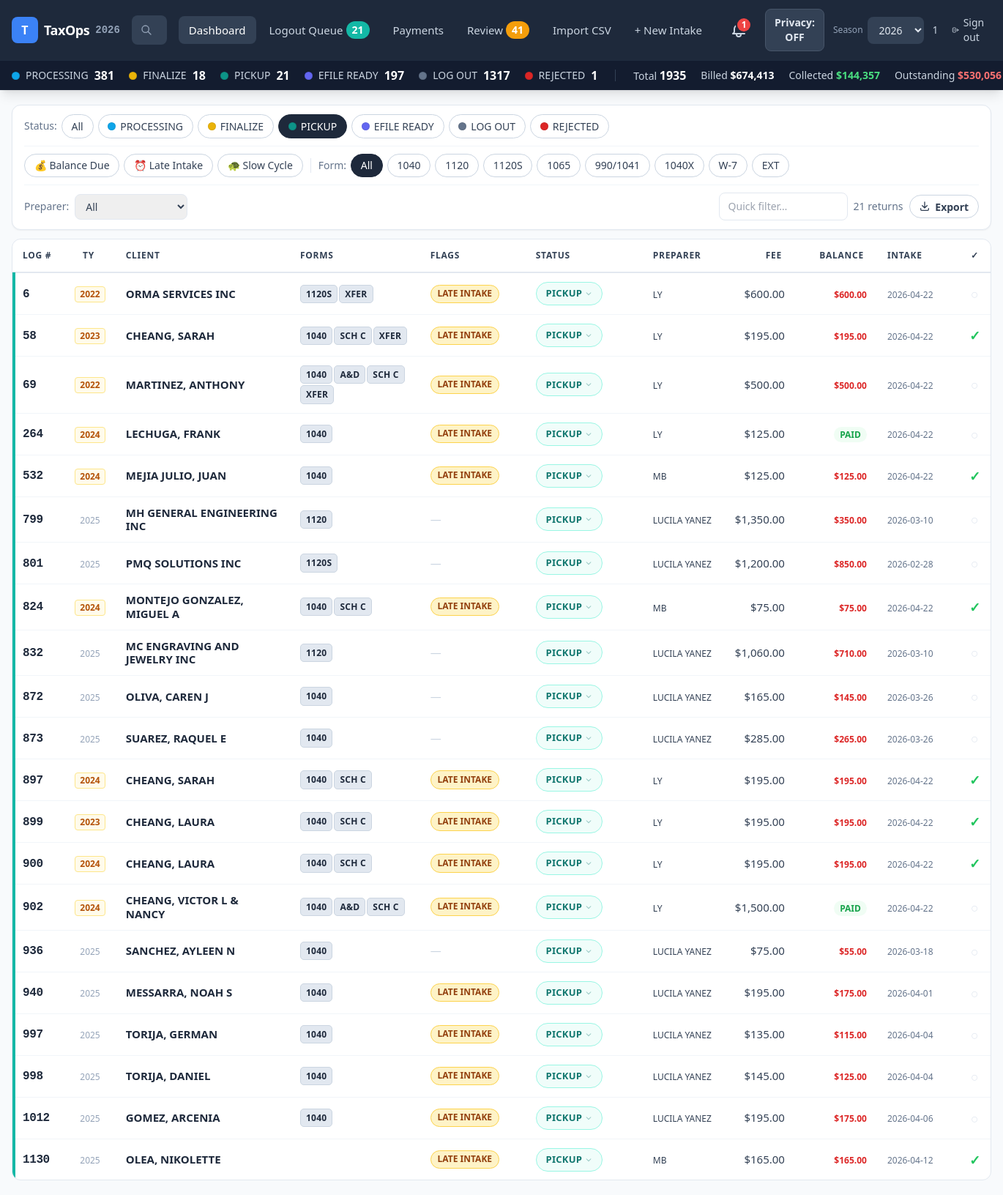
Page /?status=PICKUP&year=2026 (signed in) on the committed database.
### tables this page shows
CREATE TABLE return_forms (
          id INTEGER PRIMARY KEY,
          return_id INTEGER NOT NULL,
          form_1040 INTEGER,
          sched_a_d INTEGER,
          sched_c INTEGER,
          sched_e INTEGER,
          form_1120 INTEGER,
          form_1120s INTEGER,
          form_1065_llc INTEGER,
          corp_officer INTEGER,
          business_owner INTEGER,
          form_990_1041 INTEGER,
          FOREIGN KEY (return_id) REFERENCES returns(id)
        );

CREATE TABLE returns (
          id INTEGER PRIMARY KEY,
          client_id INTEGER NOT NULL,
          log_number TEXT,
          tax_year INTEGER,
          processor TEXT,
          verified INTEGER,
          client_status TEXT,
          intake_date TEXT,
          transfer_2025_flag INTEGER,
          transfer_2026_flag INTEGER,
          email_marker TEXT,
          date_emailed TEXT,
          pickup_date TEXT,
          logout_date TEXT,
          updated_date TEXT,
          is_amended INTEGER,
          has_w7 INTEGER,
          is_extension INTEGER,
          transfer_flag INTEGER,
          created_at TEXT,
          updated_at TEXT, efile_date TEXT, ack_date TEXT, drake_status_raw TEXT, filing_status TEXT, interview_by TEXT, promise_date TEXT, delivered_by TEXT, date_signatures_emailed TEXT, date_reports_emailed TEXT, overtime_flag INTEGER DEFAULT 0, insurance_type TEXT, digital_assets INTEGER DEFAULT 0, bank_name TEXT, bank_routing TEXT, bank_account TEXT, bank_account_type TEXT, notes_intake TEXT, estimate_irs REAL, estimate_state REAL, final_irs REAL, final_state REAL, missing_docs_risk INTEGER DEFAULT 0, late_filer_risk INTEGER DEFAULT 0,
          FOREIGN KEY (client_id) REFERENCES clients(id)
        );

CREATE TABLE clients (
          id INTEGER PRIMARY KEY,
          last_name TEXT,
          first_name TEXT,
          display_name TEXT,
          referral_flag INTEGER,
          referred_by TEXT,
          created_at TEXT,
          updated_at TEXT
        , ssn_last4 TEXT, spouse_last_name TEXT, spouse_first_name TEXT, taxpayer_dob TEXT, spouse_dob TEXT, taxpayer_occupation TEXT, spouse_occupation TEXT, taxpayer_phone TEXT, taxpayer_cell TEXT, taxpayer_work_phone TEXT, spouse_cell TEXT, spouse_work_phone TEXT, taxpayer_email TEXT, spouse_email TEXT, address TEXT, is_new_client INTEGER DEFAULT 0, prior_year_log TEXT);

CREATE TABLE payments (
          id INTEGER PRIMARY KEY,
          return_id INTEGER NOT NULL,
          total_fee REAL,
          receipt_number TEXT,
          fee_paid REAL,
          cc_fee REAL,
          zelle_or_check_ref TEXT,
          cash_or_qpay_ref TEXT, refund_amount REAL, bank_deposit REAL, accounting_fee REAL, w7_fee REAL, form_1099_fee REAL, license_fee REAL, reprocess_fee REAL, discount_amount REAL, special_discount REAL, down_payment REAL, receipt2_number TEXT,
          FOREIGN KEY (return_id) REFERENCES returns(id)
        );

### app.py (the view)
@app.route("/")
@login_required
def dashboard():
    year = int(request.args.get("year", date.today().year))
    filters = {
        "year":        year,
        "status":      request.args.getlist("status") or None,
        "processor":   request.args.get("processor"),
        "balance_due": request.args.get("balance_due"),
        "late_intake": request.args.get("late_intake"),
        "slow_cycle":  request.args.get("slow_cycle"),
        "form":        request.args.get("form"),
        "q":           request.args.get("q"),
    }
    returns = query_returns(filters)
    ctx = base_ctx(year)
    ctx.update({"active_page": "dashboard", "returns": returns, "filters": filters})
    return render_template("dashboard.html", **ctx)

### templates/dashboard.html (shortened to what this page needs)
{% extends "base.html" %}
{% block main_class %}overflow-hidden flex flex-col{% endblock %}
{% block content_class %}flex flex-col flex-1 min-h-0 h-full py-3{% endblock %}
{% block content %}
<div class="flex flex-col gap-3 h-full min-h-0">
  <div id="filter-bar"
       class="bg-white rounded-xl border border-slate-200 px-4 py-3 space-y-2.5 shadow-sm flex-shrink-0">
    {% set active_form = filters.form or '' %}
    {% set base = '/?year=' ~ current_year %}
    {% if filters.status %} {% set base = base ~ '&status=' ~ filters.status[0] %} {% endif %}
    {% if filters.processor %} {% set base = base ~ '&processor=' ~ filters.processor %} {% endif %}
    {% if filters.balance_due %} {% set base = base ~ '&balance_due=1' %} {% endif %}
    {% if filters.late_intake %} {% set base = base ~ '&late_intake=1' %} {% endif %}
    {% if filters.slow_cycle %} {% set base = base ~ '&slow_cycle=1' %} {% endif %}
    <div class="flex items-center gap-1.5 flex-nowrap overflow-x-auto">
      <span class="text-sm font-medium text-slate-500 shrink-0">Status:</span>
      <a href="/?year={{ current_year }}{% if active_form %}&form={{ active_form }}{% endif %}"
         class="pill shrink-0 {% if not filters.status %}pill-active{% else %}pill-inactive{% endif %}">All</a>
      {% for s in status_flow %}
      <a href="/?status={{ s }}&year={{ current_year }}{% if active_form %}&form={{ active_form }}{% endif %}"
         class="pill shrink-0 flex items-center gap-1.5 {% if filters.status and s in filters.status %}pill-active{% else %}pill-inactive{% endif %}">
        <span class="status-dot {{ status_dot.get(s,'dot-slate') }}"></span>{{ s }}
      </a>
      {% endfor %}
    </div>
    <div class="flex items-center gap-1.5 flex-nowrap overflow-x-auto border-t border-slate-100 pt-2.5">
      <button onclick="applyFilter('balance_due', '{{ '' if filters.balance_due else '1' }}')"
              class="pill shrink-0 {% if filters.balance_due %}bg-red-600 text-white border-red-600{% else %}pill-inactive{% endif %}">
        💰 Balance Due
      </button>
      <button onclick="applyFilter('late_intake', '{{ '' if filters.late_intake else '1' }}')"
              class="pill shrink-0 {% if filters.late_intake %}bg-amber-500 text-white border-amber-500{% else %}pill-inactive{% endif %}">
        ⏰ Late Intake
      </button>
      <button onclick="applyFilter('slow_cycle', '{{ '' if filters.slow_cycle else '1' }}')"
              class="pill shrink-0 {% if filters.slow_cycle %}bg-rose-600 text-white border-rose-600{% else %}pill-inactive{% endif %}">
        🐢 Slow Cycle
      </button>
      <span class="text-sm font-medium text-slate-500 shrink-0">Form:</span>
      <a href="{{ base }}" class="pill shrink-0 {% if not active_form %}pill-active{% else %}pill-inactive{% endif %}">All</a>
      {% for col, label in [
        ('form_1040','1040'),('form_1120','1120'),('form_1120s','1120S'),
        ('form_1065_llc','1065'),('form_990_1041','990/1041'),
        ('is_amended','1040X'),('has_w7','W-7'),('is_extension','EXT')
      ] %}
      <a href="{{ base }}&form={{ col }}"
         class="pill shrink-0 {% if active_form == col %}pill-active{% else %}pill-inactive{% endif %}">
        {{ label }}
      </a>
      {% endfor %}
    </div>
    <div class="flex items-center gap-2 flex-nowrap border-t border-slate-100 pt-2.5">
      <span class="text-sm font-medium text-slate-500 shrink-0">Preparer:</span>
      <select onchange="applyFilter('processor', this.value)"
              class="text-sm border border-slate-200 rounded-lg px-2.5 py-1.5 text-slate-700 focus:outline-none focus:ring-2 focus:ring-blue-400 shrink-0">
        <option value="">All</option>
      </select>
      <div class="ml-auto flex items-center gap-2 shrink-0">
        <input id="table-filter" type="text" placeholder="Quick filter…"
               class="text-sm border border-slate-200 rounded-lg px-3 py-2 focus:outline-none focus:ring-2 focus:ring-blue-400 w-44">
        <span class="text-sm text-slate-500 whitespace-nowrap">
          <span id="row-count">{{ returns | length }}</span> returns
        </span>
        <a id="export-btn"
           href="/export?{{ request.query_string.decode() }}"
           class="flex items-center gap-1.5 pill pill-inactive font-semibold whitespace-nowrap"
           title="Export to Excel">
          <svg class="w-4 h-4" fill="none" stroke="currentColor" stroke-width="2" viewBox="0 0 24 24">
            <path stroke-linecap="round" stroke-linejoin="round"
                  d="M4 16v2a2 2 0 002 2h12a2 2 0 002-2v-2M7 10l5 5 5-5M12 15V3"/>
          </svg>
          Export
        </a>
      </div>
    </div>
  </div>
  <div class="rounded-xl border border-slate-200 flex-1 min-h-0 overflow-y-auto bg-white outline-none" tabindex="-1">
    <table class="data-table w-full text-sm">
      <thead class="sticky top-0 z-10">
        <tr>
          <th class="th w-16 rounded-tl-xl sortable" data-col="log" data-type="num">Log # <span class="sort-arrow"></span></th>
          <th class="th w-16 text-center sortable" data-col="taxyear" data-type="num">TY <span class="sort-arrow"></span></th>
          <th class="th sortable" data-col="name" data-type="str">Client <span class="sort-arrow"></span></th>
          <th class="th">Forms</th>
          <th class="th w-36">Flags</th>
          <th class="th w-40 sortable" data-col="status" data-type="status">Status <span class="sort-arrow"></span></th>
          <th class="th w-28 sortable" data-col="preparer" data-type="str">Preparer <span class="sort-arrow"></span></th>
          <th class="th text-right w-24 sortable" data-col="fee" data-type="num">Fee <span class="sort-arrow"></span></th>
          <th class="th text-right w-28 sortable" data-col="balance" data-type="num">Balance <span class="sort-arrow"></span></th>
          <th class="th w-28 sortable" data-col="intake" data-type="str">Intake <span class="sort-arrow"></span></th>
          <th class="th text-center w-10 rounded-tr-xl">✓</th>
        </tr>
      </thead>
      <tbody class="divide-y divide-slate-100">
        {% for r in returns %}
        <tr class="status-row status-{{ (r.client_status or '') | replace(' ','-') }} group cursor-pointer"
            data-search="{{ r.log_number }} {{ r.last_name }} {{ r.first_name }} {{ r.display_name or '' }}"
            data-log="{{ r.log_number or '' }}"
            data-taxyear="{{ r.tax_year or '' }}"
            data-name="{{ r.last_name }},{{ r.first_name or '' }}"
            data-status="{{ r.client_status or '' }}"
            data-preparer="{{ r.processor or '' }}"
            data-fee="{{ r.total_fee or 0 }}"
            data-balance="{{ r.balance or 0 }}"
            data-intake="{{ r.intake_date or '' }}"
            onclick="if(!event.target.closest('.status-dropdown,.editable')) window.location='/return/{{ r.id }}'">
          <td class="td">
            <span class="font-mono font-black text-slate-800 text-base tracking-tight">{{ r.log_number or '—' }}</span>
          </td>
          <td class="td text-center">
            {% if r.tax_year and r.tax_year != current_year - 1 %}
            <span class="inline-block px-1.5 py-0.5 rounded text-xs font-bold bg-amber-50 text-amber-700 border border-amber-200">{{ r.tax_year }}</span>
            {% else %}
            <span class="text-xs text-slate-400">{{ r.tax_year or '—' }}</span>
            {% endif %}
          </td>
          <td class="td">
            <div class="font-semibold text-slate-800 leading-tight">
              {{ r.last_name }}{% if r.first_name %}, {{ r.first_name }}{% endif %}
            </div>
          </td>
          <td class="td">
            <div class="flex flex-wrap gap-0.5">
              {% for badge in r.forms %}
              <span class="form-badge">{{ badge }}</span>
              {% endfor %}
            </div>
          </td>
          <td class="td">
            {% if r.risk_flags %}
            <div class="flex flex-wrap gap-1">
              {% for flag in r.risk_flags %}
              <span class="risk-badge {% if flag == 'LATE INTAKE' %}risk-late{% else %}risk-slow{% endif %}">
                {{ flag }}
              </span>
              {% endfor %}
            </div>
            {% else %}
            <span class="text-slate-300">—</span>
            {% endif %}
          </td>
          <td class="td">
            <div class="status-dropdown relative inline-block">
              <button onclick="toggleStatusMenu(this)"
                      class="status-badge {{ r.badge_class }} flex items-center gap-1">
                {{ r.client_status or 'NO STATUS' }}
                <svg class="w-2.5 h-2.5 opacity-40 shrink-0" fill="none" stroke="currentColor" viewBox="0 0 24 24">
                  <path stroke-linecap="round" stroke-linejoin="round" stroke-width="2.5" d="M19 9l-7 7-7-7"/>
                </svg>
              </button>
            </div>
          </td>
          <td class="td">
            <span class="editable text-slate-700 text-xs"
                  data-return-id="{{ r.id }}" data-field="processor"
                  data-value="{{ r.processor or '' }}" data-placeholder="Preparer">
              {{ r.processor or '—' }}
            </span>
          </td>
          <td class="td text-right">
            {% if r.total_fee %}
            <span class="text-slate-700 tabular-nums">${{ "{:,.2f}".format(r.total_fee) }}</span>
            {% else %}
            <span class="text-slate-300">—</span>
            {% endif %}
          </td>
          <td class="td text-right">
            {% if r.total_fee %}
              {% if r.paid_in_full %}
              <span class="text-xs font-semibold text-green-600 bg-green-50 px-2 py-0.5 rounded-full">PAID</span>
              {% elif r.balance %}
              <span class="text-xs font-bold text-red-600 tabular-nums">${{ "{:,.2f}".format(r.balance) }}</span>
              {% endif %}
            {% else %}
            <span class="text-slate-300">—</span>
            {% endif %}
          </td>
          <td class="td">
            <span class="text-xs text-slate-500 tabular-nums">{{ r.intake_date or '—' }}</span>
          </td>
          <td class="td text-center">
            <span class="editable cursor-pointer select-none"
                  data-return-id="{{ r.id }}" data-field="verified"
                  data-type="bool" data-value="{{ '1' if r.verified else '0' }}">
              {% if r.verified %}
              <span class="text-green-500 font-bold text-lg">✓</span>
              {% else %}
              <span class="text-slate-200 text-lg">○</span>
              {% endif %}
            </span>
          </td>
        </tr>
        {% endfor %}
      </tbody>
    </table>
  </div>
</div>
{% endblock %}

### rows in the picture
return_forms: log_number "6", tax_year "2022", last_name "ORMA SERVICES INC", forms "1120S" "XFER", risk_flags "LATE INTAKE", client_status "PICKUP", processor "LY", balance "600.00", intake_date "2026-04-22", {{ '1' if r.verified else '0' }} 0 (drawn)
payments: total_fee "600.00"
return_forms: log_number "58", tax_year "2023", last_name "CHEANG", first_name "SARAH", forms "1040" "SCH C" "XFER", risk_flags "LATE INTAKE", client_status "PICKUP", processor "LY", balance "195.00", intake_date "2026-04-22", {{ '1' if r.verified else '0' }} 1 (drawn)
payments: total_fee "195.00"
return_forms: log_number "69", tax_year "2022", last_name "MARTINEZ", first_name "ANTHONY", forms "1040" "A&D" "SCH C" "XFER", risk_flags "LATE INTAKE", client_status "PICKUP", processor "LY", balance "500.00", intake_date "2026-04-22", {{ '1' if r.verified else '0' }} 0 (drawn)
payments: total_fee "500.00"
return_forms: log_number "264", tax_year "2024", last_name "LECHUGA", first_name "FRANK", forms "1040", risk_flags "LATE INTAKE", client_status "PICKUP", processor "LY", shows "PAID", intake_date "2026-04-22", {{ '1' if r.verified else '0' }} 0 (drawn)
payments: total_fee "125.00"
return_forms: log_number "532", tax_year "2024", last_name "MEJIA JULIO", first_name "JUAN", forms "1040", risk_flags "LATE INTAKE", client_status "PICKUP", processor "MB", balance "125.00", intake_date "2026-04-22", {{ '1' if r.verified else '0' }} 1 (drawn)
payments: total_fee "125.00"
return_forms: log_number "799", tax_year "2025", last_name "MH GENERAL ENGINEERING INC", forms "1120", client_status "PICKUP", processor "LUCILA YANEZ", balance "350.00", intake_date "2026-03-10", {{ '1' if r.verified else '0' }} 0 (drawn)
payments: total_fee "1,350.00"
return_forms: log_number "801", tax_year "2025", last_name "PMQ SOLUTIONS INC", forms "1120S", client_status "PICKUP", processor "LUCILA YANEZ", balance "850.00", intake_date "2026-02-28", {{ '1' if r.verified else '0' }} 0 (drawn)
payments: total_fee "1,200.00"
return_forms: log_number "824", tax_year "2024", last_name "MONTEJO GONZALEZ", first_name "MIGUEL A", forms "1040" "SCH C", risk_flags "LATE INTAKE", client_status "PICKUP", processor "MB", balance "75.00", intake_date "2026-04-22", {{ '1' if r.verified else '0' }} 1 (drawn)
payments: total_fee "75.00"
return_forms: log_number "832", tax_year "2025", last_name "MC ENGRAVING AND JEWELRY INC", forms "1120", client_status "PICKUP", processor "LUCILA YANEZ", balance "710.00", intake_date "2026-03-10", {{ '1' if r.verified else '0' }} 0 (drawn)
payments: total_fee "1,060.00"
return_forms: log_number "872", tax_year "2025", last_name "OLIVA", first_name "CAREN J", forms "1040", client_status "PICKUP", processor "LUCILA YANEZ", balance "145.00", intake_date "2026-03-26", {{ '1' if r.verified else '0' }} 0 (drawn)
payments: total_fee "165.00"
return_forms: log_number "873", tax_year "2025", last_name "SUAREZ", first_name "RAQUEL E", forms "1040", client_status "PICKUP", processor "LUCILA YANEZ", balance "265.00", intake_date "2026-03-26", {{ '1' if r.verified else '0' }} 0 (drawn)
payments: total_fee "285.00"
return_forms: log_number "897", tax_year "2024", last_name "CHEANG", first_name "SARAH", forms "1040" "SCH C", risk_flags "LATE INTAKE", client_status "PICKUP", processor "LY", balance "195.00", intake_date "2026-04-22", {{ '1' if r.verified else '0' }} 1 (drawn)
payments: total_fee "195.00"
return_forms: log_number "899", tax_year "2023", last_name "CHEANG", first_name "LAURA", forms "1040" "SCH C", risk_flags "LATE INTAKE", client_status "PICKUP", processor "LY", balance "195.00", intake_date "2026-04-22", {{ '1' if r.verified else '0' }} 1 (drawn)
payments: total_fee "195.00"
return_forms: log_number "900", tax_year "2024", last_name "CHEANG", first_name "LAURA", forms "1040" "SCH C", risk_flags "LATE INTAKE", client_status "PICKUP", processor "LY", balance "195.00", intake_date "2026-04-22", {{ '1' if r.verified else '0' }} 1 (drawn)
payments: total_fee "195.00"
return_forms: log_number "902", tax_year "2024", last_name "CHEANG", first_name "VICTOR L & NANCY", forms "1040" "A&D" "SCH C", risk_flags "LATE INTAKE", client_status "PICKUP", processor "LY", shows "PAID", intake_date "2026-04-22", {{ '1' if r.verified else '0' }} 0 (drawn)
payments: total_fee "1,500.00"
return_forms: log_number "936", tax_year "2025", last_name "SANCHEZ", first_name "AYLEEN N", forms "1040", client_status "PICKUP", processor "LUCILA YANEZ", balance "55.00", intake_date "2026-03-18", {{ '1' if r.verified else '0' }} 0 (drawn)
payments: total_fee "75.00"
return_forms: log_number "940", tax_year "2025", last_name "MESSARRA", first_name "NOAH S", forms "1040", risk_flags "LATE INTAKE", client_status "PICKUP", processor "LUCILA YANEZ", balance "175.00", intake_date "2026-04-01", {{ '1' if r.verified else '0' }} 0 (drawn)
payments: total_fee "195.00"
return_forms: log_number "997", tax_year "2025", last_name "TORIJA", first_name "GERMAN", forms "1040", risk_flags "LATE INTAKE", client_status "PICKUP", processor "LUCILA YANEZ", balance "115.00", intake_date "2026-04-04", {{ '1' if r.verified else '0' }} 0 (drawn)
payments: total_fee "135.00"
return_forms: log_number "998", tax_year "2025", last_name "TORIJA", first_name "DANIEL", forms "1040", risk_flags "LATE INTAKE", client_status "PICKUP", processor "LUCILA YANEZ", balance "125.00", intake_date "2026-04-04", {{ '1' if r.verified else '0' }} 0 (drawn)
payments: total_fee "145.00"
return_forms: log_number "1012", tax_year "2025", last_name "GOMEZ", first_name "ARCENIA", forms "1040", risk_flags "LATE INTAKE", client_status "PICKUP", processor "LUCILA YANEZ", balance "175.00", intake_date "2026-04-06", {{ '1' if r.verified else '0' }} 0 (drawn)
payments: total_fee "195.00"
payments: log_number "1130", tax_year "2025", last_name "OLEA", first_name "NIKOLETTE", risk_flags "LATE INTAKE", client_status "PICKUP", processor "MB", total_fee "165.00", balance "165.00", intake_date "2026-04-12", {{ '1' if r.verified else '0' }} 1 (drawn)

### other values in the picture
{{ current_year }} "2026"
{{ pc }} "21"
{{ pending_review_count }} "41"
{{ rejected_count }} "1"
{{ session.get('username', '') }} "1"
{{ s }} "PROCESSING" "FINALIZE" "PICKUP" "EFILE READY" "LOG OUT" "REJECTED"
{{ status_counts.get(s, 0) }} "381" "18" "21" "197" "1317" "1"
{{ status_counts.values() | sum }} "1935"
{{ "{:,.0f}".format(totals.billed) }} "674,413"
{{ "{:,.0f}".format(totals.collected) }} "144,357"
{{ "{:,.0f}".format(totals.outstanding) }} "530,056"
{{ label }} "1040" "1120" "1120S" "1065" "990/1041" "1040X" "W-7" "EXT"
{{ returns | length }} "21"
form field value "2026"
